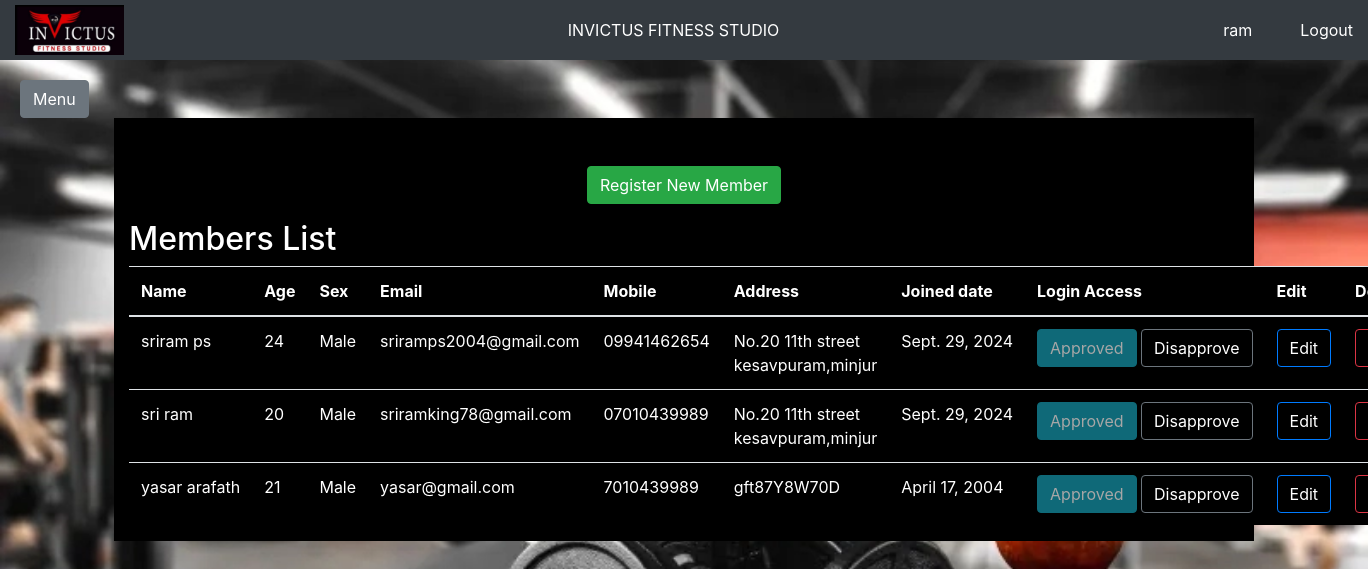
Page /members_list/ (signed in) on the committed database.
### registration/models.py (models this page shows, shortened)
class Registers(models.Model):
    SEX_CHOICES = [
        ('Male', 'Male'),
        ('Female', 'Female'),
        ('Other', 'Other'),
    ]
    user = models.OneToOneField(User, on_delete=models.CASCADE)
    first_name = models.CharField(max_length=100)
    last_name = models.CharField(max_length=100)
    sex = models.CharField(max_length=10, choices=SEX_CHOICES)
    age = models.PositiveIntegerField()
    email = models.EmailField(unique=True)
    mobile_number = models.CharField(max_length=15)
    address = models.TextField()
    join_date = models.DateField(null=True, blank=True)
    class Meta:
        db_table='registers'

### registration/views.py (the view)
# urls.py: path('members_list/', members_list, name='members_list'),
@login_required
def members_list(request):
    members=Registers.objects.all()
    return render(request,'registration/member_list.html',{'members':members})

### main/templates/registration/member_list.html (shortened to what this page needs)
{% extends "base.html" %} {% block content %}
<div class="container white-text half-opacity-bg">
  <div class="row justify-content-center">
    <div class="col-12 mt-5 text-center mb-3">
      <button
        type="button"
        class="btn btn-success white-text"
        onclick="window.location.href = '/register/'"
      >
        Register New Member
      </button>
    </div>
  </div>
  <div class="row justify-content-center">
    <div class="col-md-12">
      <h2 class="white-text">Members List</h2>
      <table class="table table-striped white-text half-opacity-bg">
        <thead class="white-text">
          <tr class="white-text">
            <th scope="col" class="white-text">Name</th>
            <th scope="col" class="white-text">Age</th>
            <th scope="col" class="white-text">Sex</th>
            <th scope="col" class="white-text">Email</th>
            <th scope="col" class="white-text">Mobile</th>
            <th scope="col" class="white-text">Address</th>
            <th scope="col" class="white-text">Joined date</th>
            <th class="text-nowrap white-text">Login Access</th>
            <th scope="col" class="white-text">Edit</th>
            <th scope="col" class="white-text">Delete</th>
          </tr>
        </thead>
        <tbody class="white-text">
          {% for member in members %}
          <tr class="white-text half-opacity-bg">
            <td class="text-nowrap white-text">
              {{member.first_name}} {{member.last_name}}
            </td>
            <td class="white-text">{{member.age}}</td>
            <td class="white-text">{{member.sex}}</td>
            <td class="white-text">{{member.email}}</td>
            <td class="white-text">{{member.mobile_number}}</td>
            <td class="white-text">{{member.address}}</td>
            <td class="text-nowrap white-text">{{member.join_date}}</td>
            <td class="text-nowrap white-text">
              <a href="{% url 'approve_member' member.id %}">
                <button {% if member.user.is_active %}disabled{% endif %} class="white-text btn btn-info half-opacity-bg">
                  {% if member.user.is_active %} Approved {% else %} Approve {% endif %}
                </button>
              </a>
              <a href="{% url 'disapprove_member' member.id %}">
                <button {% if not member.user.is_active %}disabled{% endif %} class="white-text btn btn-secondary half-opacity-bg">
                  {% if member.user.is_active %} Disapprove {% else %} Disapproved {% endif %}
                </button>
              </a>
            </td>
            <td>
              <button
                type="button"
                class="btn btn-primary white-text half-opacity-bg"
                onclick="fn_ConfirmEdit('/edit_member/{{member.id}}')"
              >
                Edit
              </button>
            </td>
            <td>
              <button
                type="button"
                class="btn btn-danger white-text half-opacity-bg"
                onclick="fn_ConfirmDelete('/delete_member/{{member.id}}')"
              >
              </button>
            </td>
          </tr>
          {% endfor %}
        </tbody>
      </table>
    </div>
  </div>
</div>
{% endblock %}

### main/templates/base.html (shortened to what this page needs)
<!DOCTYPE html>
<html>
  <head>
    <link
      href="https://stackpath.bootstrapcdn.com/bootstrap/4.5.2/css/bootstrap.min.css"
      rel="stylesheet"
    />
    {% load static %}
    <link rel="stylesheet" type="text/css" href="{% static 'css/main.css' %}" />
  </head>
  <body>
    <div class="header">
      <a href="{% url 'home' %}">
        <img
          src="{% static 'images/gms_logo.png' %}"
          alt="Logo"
        />
      </a>
      <div class="center">INVICTUS FITNESS STUDIO</div>
      <div class="text-white mr-5">{{user.username}}</div>
      <a href="/" class="text-white">Logout</a>
    </div>
    <div class="content" id="content">
      <button
        class="btn btn-secondary"
        id="sidebarCollapse"
        style="margin-top: 60px"
      >
        Menu
      </button>
      {% block content %} {% endblock %}
    </div>
  </body>
</html>

### main/static/css/main.css (style rules this page uses)
.header { height: 60px; background-color: #343a40; color: #ffffff; text-align: center; position: fixed; width: 100%; top: 0; z-index: 1000; display: flex; align-items: center; justify-content: space-between; padding: 0 15px; }
.header img { height: 50px; }
.header .center { flex-grow: 1; text-align: center; }
.content { padding: 20px; }
.content { margin-left: 0; padding: 20px; transition: margin-left 0.3s ease; }

### main/templates/registration/member_list.html (style rules this page uses)
.white-text { color: white; }
.half-opacity-bg { background-color:black; }

### rows in the picture
Registers: first_name "sriram", last_name "ps", age "24", sex "Male", email "sriramps2004@gmail.com", mobile_number "09941462654", address "No.20 11th street kesavpuram,minjur", join_date "Sept. 29, 2024", shows "Approved", shows "Disapprove"
Registers: first_name "sri", last_name "ram", age "20", sex "Male", email "sriramking78@gmail.com", mobile_number "07010439989", address "No.20 11th street kesavpuram,minjur", join_date "Sept. 29, 2024", shows "Approved", shows "Disapprove"
Registers: first_name "yasar", last_name "arafath", age "21", sex "Male", email "yasar@gmail.com", mobile_number "7010439989", address "gft87Y8W70D", join_date "April 17, 2004", shows "Approved", shows "Disapprove"

### other values in the picture
{{ user.username }} "ram"
